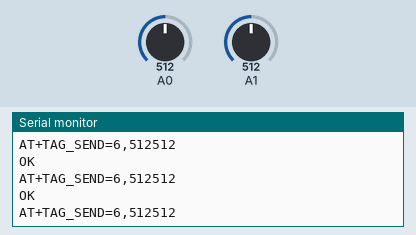
Simulated run of this sketch. Board: Arduino Uno, built with avr-gcc and run on an emulated ATmega328P. Shown: the last lines printed to the serial monitor. Inputs (shaded band) come from the test bench; at power-on: A0 = 512, A1 = 512. The modem accepts every AT command (registered, SIM ready, sends succeed) and sends nothing else.

Above: at 2.7 s.
2.8 s: A0 set to 110
At 2.9 s:
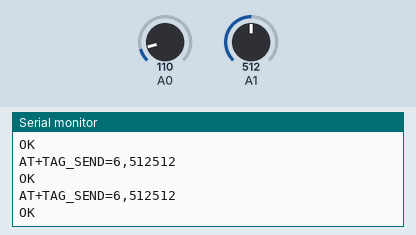
5.8 s: A0 set to 90
At 5.8 s:
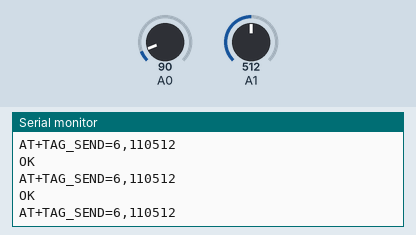
8.8 s: A1 set to 991
At 8.9 s:
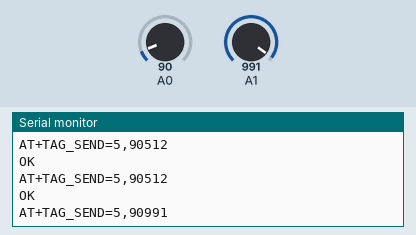
11.8 s: A1 set to 1011
At 11.89 s:
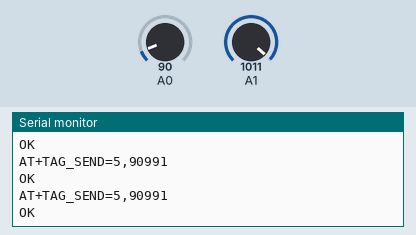
Timing chart, 0 to 14.8 s (numbered marks = the images above; inputs shaded):
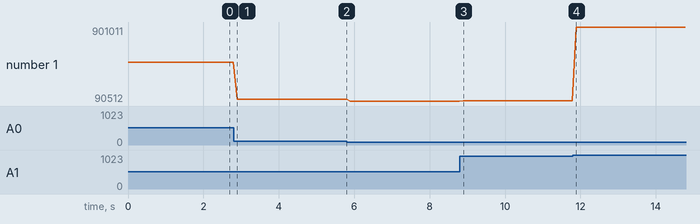

The sketch:

RemoteControl.ino
```cpp
#include <SoftwareSerial.h>

const byte rx = 2;
const byte tx = 3;
const byte resetPin = 5;

SoftwareSerial UWBTag(rx, tx);


void checkSerial(Stream &serialPort) {

  if (serialPort.available()) {
    String s = serialPort.readStringUntil('\n'); // read the string
    Serial.println(s);
  }
}


void sendSerialData(Stream &serialPort, String command) {
  serialPort.print(command);
}


void setup() {
  Serial.begin(9600);//enable serial monitor
  UWBTag.begin(115200);
}
void loop() {
  unsigned int joy = analogRead(A0);  // Get analog value (0-1024)
  unsigned int joy1 = analogRead(A1); // Get analog value (0-1024)

  // Construct payload with comma separation
  String payload = String(joy) + String(joy1);

  // Calculate payload length dynamically
  int payloadLength = payload.length();

  String msg = "AT+TAG_SEND=" + String(payloadLength) + "," + payload + "\r\n";

  checkSerial(UWBTag);
  checkSerial(UWBTag);

  // Construct and send the full AT command
  sendSerialData(UWBTag, msg);

  Serial.println(msg);

  // for(int i = 0; i < 4; i++){
  //   Serial.print(String(i)+": " + buff[i]);//space
  // }

  // Serial.println("");

  checkSerial(UWBTag);


  delay(100);//delay
}
```

Measured:
- the behaviour switches between 100 and 99 on A0 (found by bisection; images 1 and 2)
- the behaviour switches between 999 and 1000 on A1 (found by bisection; images 3 and 4)
- after the input at 8.8 s, the serial monitor: prints a new line after 0.09 s (image 3)
- plotted number 1: 512512 → 110512 after the input at 2.8 s, 110512 → 90512 after the input at 5.8 s, 90512 → 90991 after the input at 8.8 s, 90991 → 901011 after the input at 11.8 s
